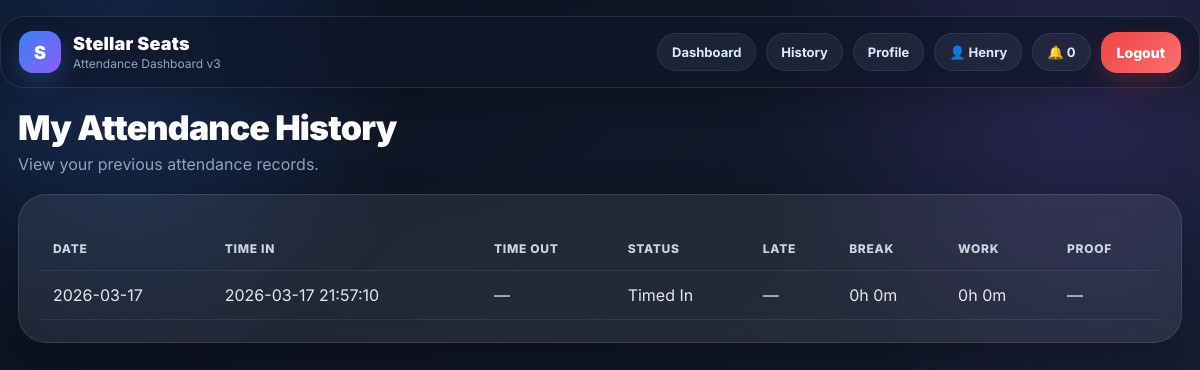
The app's page /history (signed in) with its own data.
### tables this page shows
CREATE TABLE users (
            id INTEGER PRIMARY KEY AUTOINCREMENT,
            full_name TEXT NOT NULL,
            username TEXT NOT NULL UNIQUE,
            password_hash TEXT NOT NULL,
            role TEXT NOT NULL DEFAULT 'employee',
            profile_image TEXT,
            created_at TEXT NOT NULL
        , department TEXT DEFAULT 'Stellar Seats', position TEXT DEFAULT 'Employee', is_active INTEGER NOT NULL DEFAULT 1, shift_start TEXT DEFAULT '09:00');

CREATE TABLE attendance (
            id INTEGER PRIMARY KEY AUTOINCREMENT,
            user_id INTEGER NOT NULL,
            work_date TEXT NOT NULL,
            time_in TEXT,
            time_out TEXT,
            status TEXT DEFAULT 'Offline',
            proof_file TEXT,
            notes TEXT,
            created_at TEXT NOT NULL,
            updated_at TEXT NOT NULL, late_flag INTEGER NOT NULL DEFAULT 0, late_minutes INTEGER NOT NULL DEFAULT 0,
            FOREIGN KEY (user_id) REFERENCES users (id)
        );

### app.py (the view)
@app.route("/history")
@login_required(role="employee")
def employee_history():
    user_id = session["user_id"]
    db = get_db()
    records = db.execute("""
        SELECT * FROM attendance
        WHERE user_id = ?
        ORDER BY work_date DESC, id DESC
        LIMIT 60
    """, (user_id,)).fetchall()
    enriched = []
    for row in records:
        enriched.append({
            "row": row,
            "break_minutes": total_break_minutes(row["id"]),
            "work_minutes": total_work_minutes(row)
        })
    return render_template("employee_history.html", records=enriched, minutes_to_hm=minutes_to_hm)

### app.py (called while the page is built, shortened)
def get_db():
    if "db" not in g:
        g.db = sqlite3.connect(DATABASE)
        g.db.row_factory = sqlite3.Row
    return g.db

def login_required(role=None):
    def decorator(f):
        @wraps(f)
        def wrapped(*args, **kwargs):
            if "user_id" not in session:
                flash("Please log in first.", "warning")
                return redirect(url_for("login"))
            if role and session.get("role") != role:
                flash("Access denied.", "danger")
                if session.get("role") == "admin":
                    return redirect(url_for("admin_dashboard"))
                return redirect(url_for("dashboard"))
            return f(*args, **kwargs)
        return wrapped
    return decorator

def get_user_by_id(user_id):
    db = get_db()
    return db.execute("SELECT * FROM users WHERE id = ?", (user_id,)).fetchone()

def total_break_minutes(attendance_id):
    db = get_db()
    breaks = db.execute("""
        SELECT * FROM breaks
        WHERE attendance_id = ?
        ORDER BY id ASC
    """, (attendance_id,)).fetchall()
    total_minutes = 0
    for br in breaks:
        if br["break_start"] and br["break_end"]:
            start = datetime.strptime(br["break_start"], "%Y-%m-%d %H:%M:%S")
            end = datetime.strptime(br["break_end"], "%Y-%m-%d %H:%M:%S")
            total_minutes += int((end - start).total_seconds() // 60)
    return total_minutes

def total_work_minutes(attendance_row):
    if not attendance_row or not attendance_row["time_in"] or not attendance_row["time_out"]:
        return 0

def minutes_to_hm(minutes):
    h = minutes // 60
    m = minutes % 60
    return f"{h}h {m}m"

@app.context_processor
def inject_globals():
    user = None
    unread_count = 0
    if session.get("user_id"):
        user = get_user_by_id(session["user_id"])
        db = get_db()
        unread = db.execute("""
            SELECT COUNT(*) AS cnt FROM notifications
            WHERE user_id = ? AND is_read = 0
        """, (session["user_id"],)).fetchone()
        unread_count = unread["cnt"] if unread else 0
    return dict(
        current_user=user,
        unread_count=unread_count,
        is_image=is_image
    )

### templates/employee_history.html (shortened to what this page needs)
{% extends "base.html" %}
{% block content %}
<div class="hero">
    <div>
        <h1>My Attendance History</h1>
        <p class="muted" style="margin-top:8px;">View your previous attendance records.</p>
    </div>
</div>
<div class="card">
    {% if records %}
        <div style="overflow-x:auto;">
            <table>
                <thead>
                    <tr>
                        <th>Date</th>
                        <th>Time In</th>
                        <th>Time Out</th>
                        <th>Status</th>
                        <th>Late</th>
                        <th>Break</th>
                        <th>Work</th>
                        <th>Proof</th>
                    </tr>
                </thead>
                <tbody>
                    {% for item in records %}
                    <tr>
                        <td>{{ item.row.work_date }}</td>
                        <td>{{ item.row.time_in or '—' }}</td>
                        <td>{{ item.row.time_out or '—' }}</td>
                        <td>{{ item.row.status }}</td>
                        <td>
                            {% if item.row.late_flag == 1 %}
                                <span class="status status-red">{{ item.row.late_minutes }} min</span>
                            {% else %}
                                —
                            {% endif %}
                        </td>
                        <td>{{ minutes_to_hm(item.break_minutes) }}</td>
                        <td>{{ minutes_to_hm(item.work_minutes) }}</td>
                        <td>
                            {% if item.row.proof_file %}
                                <a href="{{ url_for('uploaded_file', filename=item.row.proof_file) }}" target="_blank">View</a>
                            {% else %}
                                —
                            {% endif %}
                        </td>
                    </tr>
                    {% endfor %}
                </tbody>
            </table>
        </div>
    {% else %}
        <p class="muted">No attendance history yet.</p>
    {% endif %}
</div>
{% endblock %}

### templates/base.html (shortened to what this page needs)
<!DOCTYPE html>
<html lang="en">
<head>
</head>
<body>
{% if session.get('user_id') %}
<div class="navbar">
    <div class="brand-wrap">
        <div class="brand-logo">S</div>
        <div class="brand">
            <div class="brand-title">Stellar Seats</div>
            <div class="brand-sub">Attendance Dashboard v3</div>
        </div>
    </div>
    <div class="nav-right">
        {% if session.get('role') == 'admin' %}
            <a class="pill-link" href="{{ url_for('admin_dashboard') }}">Dashboard</a>
            <a class="pill-link" href="{{ url_for('admin_history') }}">History</a>
            <a class="pill-link" href="{{ url_for('manage_employees') }}">Employees</a>
        {% else %}
            <a class="pill-link" href="{{ url_for('dashboard') }}">Dashboard</a>
            <a class="pill-link" href="{{ url_for('employee_history') }}">History</a>
            <a class="pill-link" href="{{ url_for('employee_profile') }}">Profile</a>
        {% endif %}
        <span class="pill-link">👤 {{ session.get('full_name') }}</span>
        <span class="pill-link">🔔 {{ unread_count }}</span>
        <a class="btn btn-danger" href="{{ url_for('logout') }}">Logout</a>
    </div>
</div>
{% endif %}
<div class="page-shell">
    <div class="container">
        {% block content %}{% endblock %}
    </div>
</div>
</body>
</html>

### templates/base.html (style rules this page uses)
:root { --bg-1: #0b1220; --bg-2: #111827; --bg-3: #172033; --card: rgba(255,255,255,0.08); --card-2: rgba(255,255,255,0.06); --border: rgba(255,255,255,0.10); --text: #e5e7eb; --muted: #94a3b8; --white: #ffffff; --blue: #3b82f6; --blue-2: #60a5fa; --green: #10b981; --yellow: #f59e0b; --red: #ef4444; --purple: #8b5cf6; --shadow: 0 20px 50px rgba(0,0,0,0.30); --radius-xl: 28px; --radius-lg: 20px; --radius-md: 16px; --radius-sm: 12px; }
* { box-sizing: border-box; margin: 0; padding: 0; }
html { scroll-behavior: smooth; }
body { font-family: 'Inter', sans-serif; color: var(--text); min-height: 100vh; background: radial-gradient(circle at 10% 10%, rgba(59,130,246,0.20), transparent 22%), radial-gradient(circle at 90% 12%, rgba(139,92,246,0.18), transparent 25%), radial-gradient(circle at 50% 100%, rgba(16,185,129,0.10), transparent 30%), linear-gradient(135deg, var(--bg-1), var(--bg-2), var(--bg-3)); }
a { color: inherit; text-decoration: none; }
.page-shell { max-width: 1450px; margin: 0 auto; padding: 0 18px 40px; }
.navbar { position: sticky; top: 0; z-index: 100; margin: 16px auto 0; max-width: 1450px; padding: 14px 18px; display: flex; justify-content: space-between; align-items: center; gap: 16px; background: rgba(15, 23, 42, 0.72); border: 1px solid rgba(255,255,255,0.10); border-radius: 24px; backdrop-filter: blur(18px); box-shadow: 0 10px 30px rgba(0,0,0,0.20); }
.brand-wrap { display: flex; align-items: center; gap: 12px; }
.brand-logo { width: 42px; height: 42px; border-radius: 14px; display: grid; place-items: center; font-size: 18px; font-weight: 900; color: white; background: linear-gradient(135deg, var(--blue), var(--purple)); box-shadow: 0 10px 24px rgba(59,130,246,0.28); }
.brand { display: flex; flex-direction: column; line-height: 1.1; }
.brand-title { font-size: 18px; font-weight: 900; color: var(--white); letter-spacing: 0.2px; }
.brand-sub { font-size: 12px; color: var(--muted); margin-top: 4px; }
.nav-right { display: flex; align-items: center; gap: 10px; flex-wrap: wrap; justify-content: flex-end; }
.pill-link { padding: 10px 14px; border-radius: 999px; background: rgba(255,255,255,0.06); border: 1px solid rgba(255,255,255,0.08); font-size: 13px; font-weight: 700; color: #dbeafe; transition: 0.18s ease; }
.container { margin-top: 22px; }
.card { background: var(--card); border: 1px solid var(--border); border-radius: var(--radius-xl); padding: 22px; box-shadow: var(--shadow); backdrop-filter: blur(14px); }
.hero { display: flex; justify-content: space-between; align-items: center; gap: 18px; margin-bottom: 20px; }
.hero h1 { font-size: 34px; line-height: 1.05; font-weight: 900; color: var(--white); letter-spacing: -0.8px; }
.muted { color: var(--muted); }
.btn { border: none; border-radius: 16px; padding: 12px 16px; font-weight: 800; font-size: 14px; cursor: pointer; transition: 0.18s ease; display: inline-flex; align-items: center; justify-content: center; gap: 8px; }
.btn-danger { background: linear-gradient(135deg, #ef4444, #f87171); color: white; box-shadow: 0 10px 22px rgba(239,68,68,0.22); }
table { width: 100%; border-collapse: collapse; margin-top: 10px; overflow: hidden; }
th, td { padding: 14px 12px; border-bottom: 1px solid rgba(255,255,255,0.08); text-align: left; vertical-align: middle; }
th { color: #cbd5e1; font-size: 12px; text-transform: uppercase; letter-spacing: 0.7px; font-weight: 800; }

### records on screen
users: get "Henry"
attendance: row.work_date "2026-03-17", row "2026-03-17 21:57:10", row.status "Timed In"

### other values on screen
{{ unread_count }} "0"
{{ item.row.time_out or '—' }} "—"
{{ minutes_to_hm(item.break_minutes) }} "0h 0m"
{{ minutes_to_hm(item.work_minutes) }} "0h 0m"
